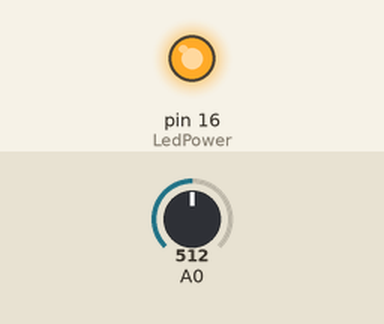
Simulated run of this sketch. Board: Arduino Uno, built with avr-gcc and run on an emulated ATmega328P. Shown: output pins drawn as LEDs (lit = HIGH). The inputs (shaded band) are chosen by the test bench; at power-on: A0 = 512. What the sketch prints to the serial monitor is not drawn.

Above: at 0.1 s.
Timing chart, 0 to 1.6 s (numbered marks = the images above):
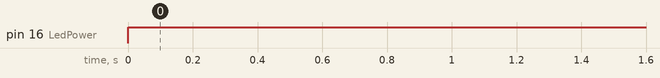

The sketch:

Fine_Dust.ino
```cpp
float MeasuredDust=0;
float DustDensity = 0;

int LedPower=16;   // GPIO16 --> Sensor's LED pin (3rd Pin)
int DelayTime=280;
int DelayTime2=40;
float OffTime=9680;

void setup(){
  Serial.begin(9600);
  pinMode(LedPower, OUTPUT);
}

void loop(){
  float FineDust = 0.0;

  digitalWrite(LedPower, LOW); // power on the LED
  delayMicroseconds(DelayTime);

  //먼지 센서를 값을 0.0V~3.3V 을 0~1024 값으로 변경해 줌.
  MeasuredDust=analogRead(A0); // read the dust value
  delayMicroseconds(DelayTime2);
  digitalWrite(LedPower, HIGH); // turn the LED off
  delayMicroseconds(OffTime);

  // 볼트를 기준으로 미세먼지 값으로 변환해 줌, 데이터 시트을 참고 오차가 존재합니다.
  FineDust = 0.17*MeasuredDust*(3.3/1024)*1000;

  //아날로그로 읽어 들인 0-1024 수치
  Serial.print("Measured Value = ");
  Serial.print(MeasuredDust);

  // 미세먼지 수치 출력
  Serial.print(",  Dust Density(ug/m3) = ");
  Serial.println(FineDust);

  delay(3000);
}
```

Measured:
- by itself, pin 16 (LedPower): LOW → HIGH at 0.00 s
